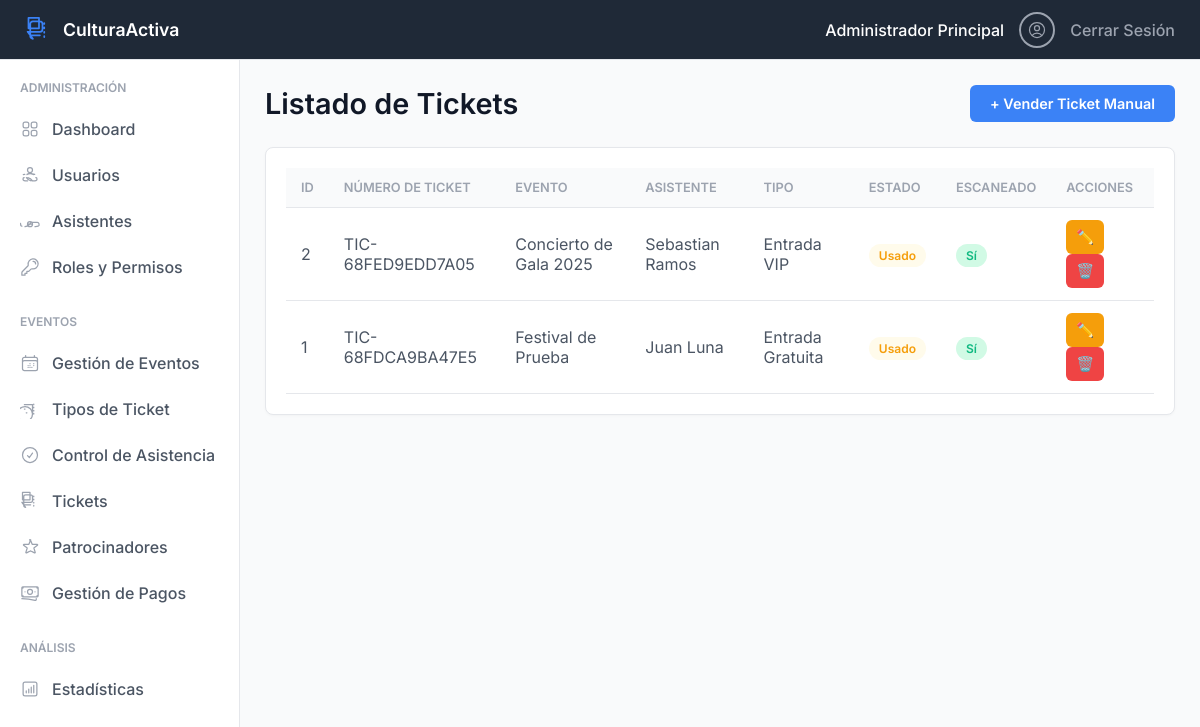
Screenshot of /admin/tickets.php (signed in) with the database file from the repository.
### tables this page shows
CREATE TABLE `tickets` (
  `id_ticket` int(11) NOT NULL,
  `numero_ticket` varchar(20) NOT NULL COMMENT 'Ej: CON-59552',
  `id_evento` int(11) DEFAULT NULL,
  `id_usuario` int(11) DEFAULT NULL COMMENT 'El asistente que compró',
  `id_tipo_ticket` int(11) DEFAULT NULL,
  `estado` varchar(50) DEFAULT 'Activo' COMMENT 'Activo, Usado (de tikets-*.png)',
  `escaneado` tinyint(1) DEFAULT 0,
  `fecha_compra` timestamp NOT NULL DEFAULT current_timestamp()
);

CREATE TABLE `eventos` (
  `id_evento` int(11) NOT NULL,
  `nombre` varchar(255) NOT NULL,
  `descripcion` text DEFAULT NULL,
  `fecha_evento` datetime NOT NULL,
  `lugar` varchar(255) NOT NULL,
  `id_organizador` int(11) DEFAULT NULL,
  `fecha_publicacion` timestamp NOT NULL DEFAULT current_timestamp(),
  `estado` varchar(50) DEFAULT 'Borrador',
  `capacidad` int(11) DEFAULT 500,
  `visibilidad` varchar(50) DEFAULT 'Público'
);

CREATE TABLE `usuarios` (
  `id_usuario` int(11) NOT NULL,
  `nombre_completo` varchar(255) NOT NULL,
  `email` varchar(255) NOT NULL,
  `password_hash` varchar(255) NOT NULL,
  `id_rol` int(11) DEFAULT NULL,
  `fecha_creacion` timestamp NOT NULL DEFAULT current_timestamp(),
  `estado` varchar(20) DEFAULT 'Activo',
  `telefono` varchar(20) DEFAULT NULL
);

CREATE TABLE `tipos_ticket` (
  `id_tipo_ticket` int(11) NOT NULL,
  `id_evento` int(11) DEFAULT NULL,
  `nombre` varchar(100) NOT NULL COMMENT 'Ej: Regular, VIP, Estudiante',
  `precio` decimal(10,2) NOT NULL DEFAULT 0.00,
  `cantidad_disponible` int(11) DEFAULT NULL
);

### includes/functions.php (called while the page is built, shortened)
<?php
function hasPermission($permiso_nombre) {
    return isset($_SESSION['permissions'][$permiso_nombre]) && $_SESSION['permissions'][$permiso_nombre] === true;
}
?>

### admin/tickets.php (the view, shortened to what this page needs)
<?php
require '../includes/functions.php';
require '../includes/db_connection.php';
$stmt = $pdo->query("
    SELECT
        t.id_ticket, t.numero_ticket, t.estado, t.escaneado,
        e.nombre as evento_nombre,
        u.nombre_completo as asistente_nombre,
        tt.nombre as tipo_ticket_nombre
    FROM tickets t
    LEFT JOIN eventos e ON t.id_evento = e.id_evento
    LEFT JOIN usuarios u ON t.id_usuario = u.id_usuario
    LEFT JOIN tipos_ticket tt ON t.id_tipo_ticket = tt.id_tipo_ticket
    ORDER BY t.id_ticket DESC
");
$tickets = $stmt->fetchAll();
include '../includes/header.php';
include '../includes/sidebar.php';
?>
<main class="content">
    <div class="header-bar">
        <h1>Listado de Tickets</h1>
        <?php if (hasPermission('crear_tickets')): ?>
            <a href="ticket_gestionar.php" class="btn btn-primary">+ Vender Ticket Manual</a>
        <?php endif; ?>
    </div>
    <div class="card">
        <div class="card-body">
            <table>
                <thead>
                    <tr>
                        <th>ID</th>
                        <th>Número de Ticket</th>
                        <th>Evento</th>
                        <th>Asistente</th>
                        <th>Tipo</th>
                        <th>Estado</th>
                        <th>Escaneado</th>
                        <th>Acciones</th>
                    </tr>
                </thead>
                <tbody>
                    <?php foreach ($tickets as $ticket): ?>
                        <tr>
                            <td><?php echo $ticket['id_ticket']; ?></td>
                            <td><?php echo htmlspecialchars($ticket['numero_ticket']); ?></td>
                            <td><?php echo htmlspecialchars($ticket['evento_nombre']); ?></td>
                            <td><?php echo htmlspecialchars($ticket['asistente_nombre']); ?></td>
                            <td><?php echo htmlspecialchars($ticket['tipo_ticket_nombre']); ?></td>
                            <td>
                                <span class="tag tag-<?php echo strtolower($ticket['estado']); ?>">
                                    <?php echo htmlspecialchars($ticket['estado']); ?>
                                </span>
                            </td>
                            <td>
                                <span class="tag <?php echo $ticket['escaneado'] ? 'tag-success' : 'tag-pending'; ?>">
                                    <?php echo $ticket['escaneado'] ? 'Sí' : 'No'; ?>
                                </span>
                            </td>
                            <td>
                                <?php if (hasPermission('editar_tickets')): ?>
                                    <a href="ticket_gestionar.php?id=<?php echo $ticket['id_ticket']; ?>" class="btn btn-icon btn-edit" title="Editar">✏️</a>
                                <?php endif; ?>
                                <?php if (hasPermission('eliminar_tickets')): ?>
                                    <a href="ticket_eliminar.php?id=<?php echo $ticket['id_ticket']; ?>" class="btn btn-icon btn-delete" title="Eliminar" onclick="return confirm('¿Estás seguro de eliminar este ticket? Esta acción no se puede deshacer.');">🗑️</a>
                                <?php endif; ?>
                            </td>
                        </tr>
                    <?php endforeach; ?>
                </tbody>
            </table>
        </div>
    </div>
</main>
<?php include '../includes/footer.php'; ?>

### public/css/style.css (style rules this page uses)
:root { --primary-blue: #3B82F6; --primary-light-blue: #EFF6FF; --dark-blue-grey: #1F2937; --background-body: #F9FAFB; --card-bg: #FFFFFF; --border-light: #E5E7EB; --text-title: #111827; --text-body: #4B5563; --text-muted: #9CA3AF; --success-green: #10B981; --success-bg: #D1FAE5; --danger-red: #EF4444; --danger-bg: #FEE2E2; --warning-orange: #F59E0B; --warning-bg: #FFFBEB; --info-purple: #8B5CF6; --info-bg: #EDE9FE; }
body, html { margin: 0; padding: 0; font-family: 'Inter', -apple-system, BlinkMacSystemFont, "Segoe UI", Roboto, "Helvetica Neue", Arial, sans-serif; background-color: var(--background-body); color: var(--text-body); }
* { box-sizing: border-box; }
body { padding-top: 60px; padding-left: 240px; }
.header-bar { display: flex; justify-content: space-between; align-items: center; margin-bottom: 25px; }
.header-bar h1 { margin: 0; font-size: 1.8rem; color: var(--text-title); font-weight: 600; }
.card { background-color: var(--card-bg); border-radius: 8px; border: 1px solid var(--border-light); box-shadow: 0 1px 3px rgba(0, 0, 0, 0.03); margin-bottom: 20px; }
.card-body { padding: 20px; }
.btn { padding: 10px 20px; border: none; border-radius: 6px; cursor: pointer; text-decoration: none; font-size: 0.9rem; font-weight: 600; display: inline-block; transition: all 0.2s ease; }
.btn-primary { background-color: var(--primary-blue); color: white; }
.btn-icon { padding: 8px 10px; margin-right: 5px; }
.btn-edit { background-color: var(--warning-orange); color: white; }
.btn-delete { background-color: var(--danger-red); color: white; }
table { width: 100%; border-collapse: collapse; }
table th, table td { padding: 12px 15px; text-align: left; border-bottom: 1px solid var(--border-light); vertical-align: middle; }
table th { background-color: var(--background-body); font-size: 0.8rem; text-transform: uppercase; color: var(--text-muted); font-weight: 600; }
table td { color: var(--text-body); }
.tag { padding: 4px 10px; border-radius: 12px; font-size: 0.75rem; font-weight: 600; text-transform: capitalize; }
.tag-success, .tag-publicado, .tag-completado { background-color: var(--success-bg); color: var(--success-green); }
.tag-usado, .tag-pendiente { background-color: var(--warning-bg); color: var(--warning-orange); }

### rows the page displays
tickets: id_ticket "2", numero_ticket "TIC-68FED9EDD7A05", id_evento.nombre "Concierto de Gala 2025", id_usuario.nombre_completo "Sebastian Ramos", id_tipo_ticket.nombre "Entrada VIP", estado "Usado", escaneado "Sí"
tickets: id_ticket "1", numero_ticket "TIC-68FDCA9BA47E5", id_evento.nombre "Festival de Prueba", id_usuario.nombre_completo "Juan Luna", id_tipo_ticket.nombre "Entrada Gratuita", estado "Usado", escaneado "Sí"

### other values shown
$_SESSION['user_name'] "Administrador Principal"
